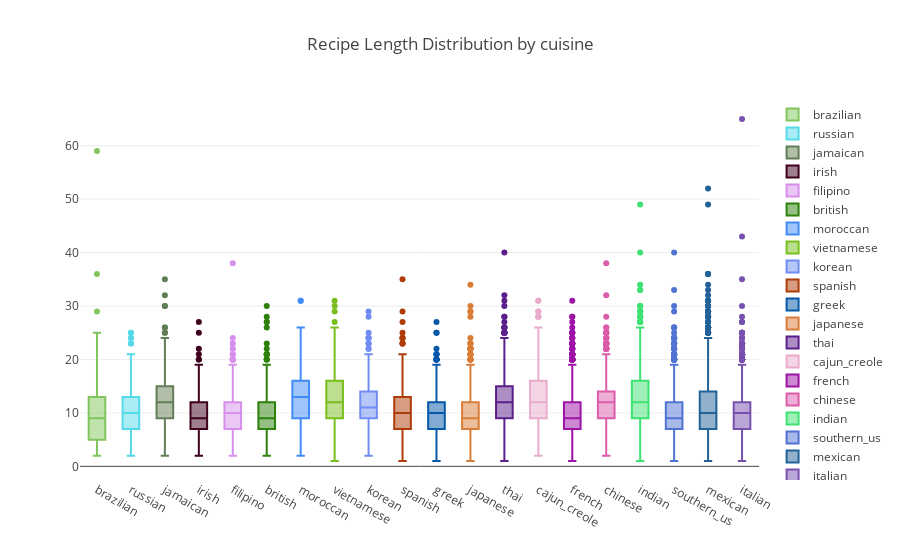

Notebook code cell kept with this figure:
### Markdown cell above
#### * Explore recipe length distribution in each cuisine *

### Code cell
boxplotcolors = random_colours(21)
labels = [i for i in train_data.cuisine.value_counts().index][::-1]
data = []
for i in range(20):
    trace = go.Box(
    y=train_data[train_data['cuisine'] == labels[i]]['ingredients'].str.len(), name = labels[i],
    marker = dict(color = boxplotcolors[i]))
    data.append(trace)
layout = go.Layout(
    title = "Recipe Length Distribution by cuisine"
)

fig = go.Figure(data=data,layout=layout)
iplot(fig, filename = "Box Plot Styling Outliers")

### Figure 1 — Plotly figure (JSON) as saved in the notebook; plotly's stock layout.template omitted (floating-point values rounded to 4 significant figures; data arrays with more than 128 entries replaced by an {"elided": "..."} marker saying what was removed)
{"data": [{"marker": {"color": "#81C55D"}, "name": "brazilian", "type": "box", "uid": "2e3c1400-2d41-4b6b-b118-3eea50fb6a51", "y": {"elided": "467 int values"}}, {"marker": {"color": "#54D9E9"}, "name": "russian", "type": "box", "uid": "171c84e8-ba2c-4315-adb0-44dd66ef38c5", "y": {"elided": "489 int values"}}, {"marker": {"color": "#627E57"}, "name": "jamaican", "type": "box", "uid": "d4d665e6-e316-4d12-9687-73ee7b817ab7", "y": {"elided": "526 int values"}}, {"marker": {"color": "#3E001C"}, "name": "irish", "type": "box", "uid": "aeceef6b-6217-434b-b736-379676435a77", "y": {"elided": "667 int values"}}, {"marker": {"color": "#D68FEB"}, "name": "filipino", "type": "box", "uid": "a3fb2d9f-9c1c-4395-8dbf-b2d3d2d1d291", "y": {"elided": "755 int values"}}, {"marker": {"color": "#2C810B"}, "name": "british", "type": "box", "uid": "1383a0d3-2a6c-4188-8649-91078bce3eb6", "y": {"elided": "804 int values"}}, {"marker": {"color": "#418BF7"}, "name": "moroccan", "type": "box", "uid": "274f244f-e449-4309-b0d7-f87517116363", "y": {"elided": "821 int values"}}, {"marker": {"color": "#78BF1D"}, "name": "vietnamese", "type": "box", "uid": "4e0a4c91-1c5b-4131-9e6a-a4cbdb66cf57", "y": {"elided": "825 int values"}}, {"marker": {"color": "#718DF3"}, "name": "korean", "type": "box", "uid": "9c57e2f4-4ea5-401d-920b-552adaa4c267", "y": {"elided": "830 int values"}}, {"marker": {"color": "#AE3C08"}, "name": "spanish", "type": "box", "uid": "40770590-d975-4ba5-bdaa-2ad1d6ea170f", "y": {"elided": "989 int values"}}, {"marker": {"color": "#0658A9"}, "name": "greek", "type": "box", "uid": "1c544508-1469-4da4-848c-fe0d25bbc857", "y": {"elided": "1175 int values"}}, {"marker": {"color": "#D97C37"}, "name": "japanese", "type": "box", "uid": "dc80f307-a518-42f7-bc35-7b18fa785ad1", "y": {"elided": "1423 int values"}}, {"marker": {"color": "#5B1F8C"}, "name": "thai", "type": "box", "uid": "900e7204-cc67-43cf-9514-3fe4ee63329e", "y": {"elided": "1539 int values"}}, {"marker": {"color": "#E9ACCC"}, "name": "cajun_creole", "type": "box", "uid": "e559525c-9c13-4349-89da-90b9342b101c", "y": {"elided": "1546 int values"}}, {"marker": {"color": "#9E13A6"}, "name": "french", "type": "box", "uid": "1a7078d9-51db-4a69-8cbe-9b3a88d5d7b4", "y": {"elided": "2646 int values"}}, {"marker": {"color": "#DB5CAA"}, "name": "chinese", "type": "box", "uid": "f71e431c-7ec5-4e47-a4da-b996ce5ac7fa", "y": {"elided": "2673 int values"}}, {"marker": {"color": "#3EE272"}, "name": "indian", "type": "box", "uid": "80151a5b-3c1e-4bef-950c-a5ce168f3c56", "y": {"elided": "3003 int values"}}, {"marker": {"color": "#5173D3"}, "name": "southern_us", "type": "box", "uid": "37b4e19b-2b1c-4134-84ed-703d708c5dd8", "y": {"elided": "4320 int values"}}, {"marker": {"color": "#236298"}, "name": "mexican", "type": "box", "uid": "d6ab5412-36e2-4c79-9e14-a1783af83744", "y": {"elided": "6438 int values"}}, {"marker": {"color": "#7850AF"}, "name": "italian", "type": "box", "uid": "d6ee4fe6-9224-4f68-88ea-6a5a184519aa", "y": {"elided": "7838 int values"}}], "layout": {"title": {"text": "Recipe Length Distribution by cuisine"}}}
